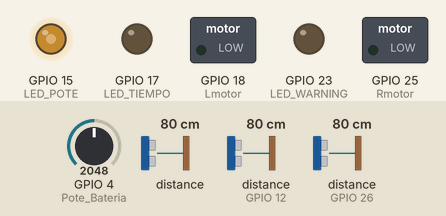
A sketch run on a simulated ESP32. Parts: switched loads named in the sketch (green lamp = pin HIGH), output pins drawn as LEDs (lit = HIGH). Wiring (inferred from the names in the program): 2 × ultrasonic range finder: trigger GPIO 14, echo GPIO 12 / trigger GPIO 27, echo GPIO 26. The inputs (shaded band) are chosen by the test bench; at power-on: distance to the obstacle 80 cm, GPIO 4 (Pote_Bateria) = 2048, distance to the obstacle (sensors on GPIO 12, GPIO 26) 80 cm. The echo pulse lasts 58.3 µs per cm; random numbers use the default seed unless the sketch sets one; nothing arrives over Bluetooth unless stated; pins used as bus, display or sensor lines are not drawn; what the sketch prints to the serial monitor is not drawn.

Above: at 1.8 s.
1.9 s: distance to the obstacle (sensor 0) set to 55 cm
3.5 s: distance to the obstacle (sensor 0) set to 47 cm
At 5.3 s:
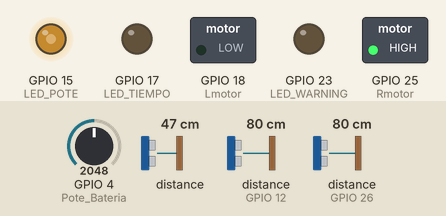
5.7 s: GPIO 4 (Pote_Bateria) set to 2866
At 6.7 s:
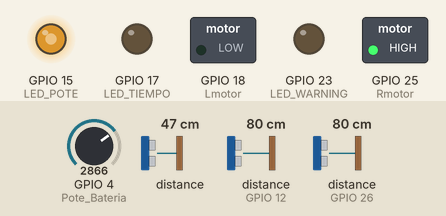
7.2 s: GPIO 4 (Pote_Bateria) set to 3972
At 7.6 s:
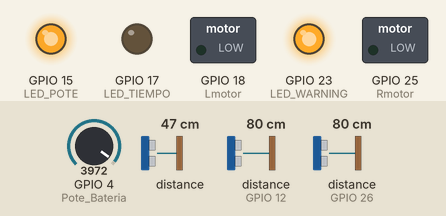
10.2 s: distance to the obstacle (sensor 0) set to 65 cm
11.7 s: distance to the obstacle (sensor 0) set to 73 cm
At 13.2 s:
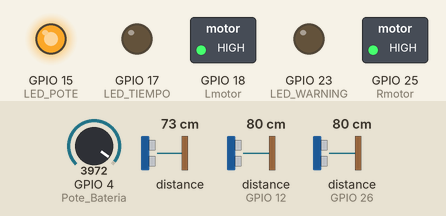
Timing chart, 0 to 14.3 s (numbered marks = the images above; inputs shaded):
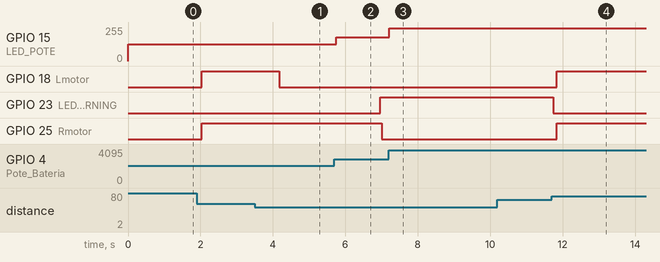

The sketch:

Proyecto_Final.ino
```cpp
#if CONFIG_FREERTOS_UNICORE
  static const BaseType_t app_cpu = 0;
#else
  static const BaseType_t app_cpu = 1;
#endif

// Librerias
#include "Adafruit_VL53L0X.h"
#include "BluetoothSerial.h"

// Pines para motores
int Rmotor = 25;
int Lmotor = 18;

// Pin de Led para indicar que no se encontro salida
int LED_WARNING = 23;
int LED_TIEMPO=17;
// Pin de led con PWM proporcional al nivel de bateria del potenciometro
int LED_POTE = 15;        //Led de PWM de bateria

// Pin para potenciometro que establece el tiempo
int Pote_Tiempo = 2;
int Pote_Bateria = 4;

// Pines para ultrasonicos
int triggerD=27;
int echoD=26;
int triggerI=14;
int echoI=12;

// Limite frontal y lateral
int lim_frontal = 50;
int lim_lateral = 300;

// Limite de giro en delays
int del_lim_max = 80; // delay maximo
int del_lim_min = 1; // delay minimo

// Contador de giro
int contador_giro = 0;


// setting PWM properties
const int freq = 5000;
const int ledChannel = 0;
const int resolution = 8;
int valorPote;
int valorPWM;

//Variable de Tiempo de funcionamiento
static int Tiempo;
static int extra;

//Variable para Paro del Sistema
int Paro=0;
int Estado=0;
//Variable de Sensores
// El indice 0 es para el sensor Vl053x
// El indice 1 para el ultrasonico derecho
// El indice 2 para el izuqierdo
// El indice 3 para el potenciometro
static float Sensores[]={0,0,0};
int D=10;
// Tiempos para adquirir datos de sensores ultrasonicos
int tiempoD;
int tiempoI;

// Semaforos par avanzar y girar
static SemaphoreHandle_t xSemaphore1,xSemaphore2, xSemaphore3;
//Timer Interrupcion
static TimerHandle_t one_shot_timer = NULL;
// Sensor VL053XL
Adafruit_VL53L0X lox = Adafruit_VL53L0X();

// Bluetooth
String device_name = "ESP32-RTOS";

#if !defined(CONFIG_BT_ENABLED) || !defined(CONFIG_BLUEDROID_ENABLED)
#error Bluetooth is not enabled! Please run make menuconfig to and enable it
#endif

#if !defined(CONFIG_BT_SPP_ENABLED)
#error Serial Bluetooth not available or not enabled. It is only available for the ESP32 chip.
#endif

BluetoothSerial SerialBT;


//Funciones de recepcion de señales de ultrasonicos
float* Distancias(){
  // Ultrasonico derecho
  digitalWrite(triggerD,HIGH);
  delay(1);
  digitalWrite(triggerD,LOW);
  tiempoD= pulseIn(echoD,HIGH);
  tiempoD=map(tiempoD, 0, 3047, 0, 80);
  Sensores[1]=tiempoD/58.2;

  // Ultrasonico izquierdo
  digitalWrite(triggerI,HIGH);
  delay(1);
  digitalWrite(triggerI,LOW);
  tiempoI= pulseIn(echoI,HIGH);
  tiempoI=map(tiempoI, 0, 3047, 0, 80);
  Sensores[2]=tiempoI/58.2;

  return Sensores;
}

//Funcion para interupcion del timer
void myTimerCallback(TimerHandle_t xTimer) {

  // Timer one shot
  if ((uint32_t)pvTimerGetTimerID(xTimer) == 0) {
    //Serial.println("Timer One-shot desbordado");
    Paro=5;
    SerialBT.println("----------");
    SerialBT.println("----------");
    SerialBT.print("Suspendido");
    SerialBT.println("----------");
    SerialBT.println("----------");
    digitalWrite(Rmotor, LOW);
    digitalWrite(Lmotor, LOW);
    digitalWrite(LED_TIEMPO, HIGH);
  }
}

void AVANZAR(void*parameter){
  while(1){
    // Hacer take de semaforo 1
    xSemaphoreTake(xSemaphore1, portMAX_DELAY);
    // Variable donde se almacenan las distancias
    float *distanceX = Distancias();
      D=(lox.readRange())/10;
    if(D > lim_frontal) // si la distancia es mayor al limite frontal
    {
      Estado=1;
      // Avanzar recto
      digitalWrite(Rmotor, HIGH);
      digitalWrite(Lmotor, HIGH);
      if (Paro>1){
        digitalWrite(Rmotor, LOW);
        digitalWrite(Lmotor, LOW);
      }
      xSemaphoreGive(xSemaphore1);
    }
    else
    {
      // Sino hacer give del semaforo 2 para pasar a la funcion de GIRAR
      xSemaphoreGive(xSemaphore2);
    }

  }
}

void GIRAR(void*parameter){
  while(1){
    // Hacer take de semaforo 2 procedente de AVANZAR
    xSemaphoreTake(xSemaphore2, portMAX_DELAY);
    // Variable donde se almacenan las distancias
    float *distanceX = Distancias();
    // Girar
    digitalWrite(Rmotor, HIGH);
    digitalWrite(Lmotor, LOW);
    if (Paro>1){
      digitalWrite(Rmotor, LOW);
      digitalWrite(Lmotor, LOW);
    }
    // Definicion limites de delay para funcion random considerando las distancias de los ultrasonicos

    if(distanceX[1] < lim_lateral && distanceX[2] < lim_lateral)
    {
      del_lim_min = 20;
      del_lim_max = 60;
    }
    if(distanceX[1] < lim_lateral){ // Limites si hay algo a la derecha
      del_lim_min = 20;
      del_lim_max = 80;
    }

    if(distanceX[2] < lim_lateral){ // Limites si hay algo a la izquieda
      del_lim_min = 10;
      del_lim_max = 60;
    }

    // Aplicacion de delay basado en un numero aleatorio teniendo en cuenta los limites antes espceificados
    vTaskDelay((random(del_lim_min, del_lim_max)) / portTICK_PERIOD_MS);

    // Aumento en uno del contador de giros
    contador_giro = contador_giro + 1;

    // Si el contador de giros
    if(contador_giro < 10){
      D=(lox.readRange())/10;
      // Si la distancia es mayor al limte frontal que regrese a la funcion AVANZAR
      if(D > lim_frontal)
      {
        contador_giro = 0;
        xSemaphoreGive(xSemaphore1);
      }
      else
      {
        xSemaphoreGive(xSemaphore2);
      }
    }
    else  // Si se supera el numero de giros se hace give del semaforo 3 que conduce a la funcion SLEEP
    {
      contador_giro = 0;
      xSemaphoreGive(xSemaphore3);
    }
  }
}

// Tarea que se ejecuta cuando no hay salida
void SLEEP(void*parameter){
  while(1){
    // Hacer take de semaforo 3 procedente de GIRAR
    xSemaphoreTake(xSemaphore3, portMAX_DELAY);

    digitalWrite(LED_WARNING, HIGH);
    vTaskDelay(50/ portTICK_PERIOD_MS);

    digitalWrite(Rmotor, LOW);
    digitalWrite(Lmotor, LOW);        //Apagamos los mototes

    D=(lox.readRange())/10;
    if(D > 20+lim_frontal) // Se hace give al semaforo 1 de la tarea AVANZAR
    {
      digitalWrite(LED_WARNING, LOW);
      vTaskDelay(50 / portTICK_PERIOD_MS);

      xSemaphoreGive(xSemaphore1);
    }else{
      xSemaphoreGive(xSemaphore3);
    }
  }
}
void SEND(void*parameter){
  while(1){
    // Variable donde se almacenan las distancias
    float *distanceX = Distancias();

    // Envio de datos por Bluetooth
    SerialBT.print("Distancia frontal: ");
    SerialBT.println(D);
    SerialBT.print("Distancia lateral derecha: ");
    SerialBT.println(distanceX[1]);
    SerialBT.print("Distancia lateral izquierda: ");
    SerialBT.println(distanceX[2]);
    SerialBT.print("Nivel de bateria: ");
    SerialBT.println(analogRead(Pote_Bateria));
    SerialBT.print("Tiempo: ");
    SerialBT.println(Tiempo/1000);
    SerialBT.println("----------");
    SerialBT.println("----------");

    // Delay para que no se mande tan seguido
    vTaskDelay((50) / portTICK_PERIOD_MS);

    if(Paro>1){
      vTaskSuspend(NULL);
    }
  }
}

// Tarea para mandar PWM al LED proporcional al nivel de bateria del potenciometro
void LED_Bateria(void*parameter){
  while(1){
  valorPote=analogRead(Pote_Bateria);
  valorPWM = map(valorPote, 0, 4095, 0, 255);
  ledcWrite(ledChannel, valorPWM);
  vTaskDelay(50 / portTICK_PERIOD_MS);

    if(Paro>1){
      vTaskSuspend(NULL);
    }
  }
}


void setup() {

  Serial.begin(115200);

  //Comunicacion Bluetooth
  SerialBT.begin(device_name); //Bluetooth device name
  Serial.printf("The device with name \"%s\" is started.\nNow you can pair it with Bluetooth!\n", device_name.c_str());


  // Para sensor VL053X
  if (!lox.begin()) {
    Serial.println(F("Failed to boot VL53L0X"));
    while(1);
  }
    // power
  //Serial.println(F("VL53L0X API Continuous Ranging example\n\n"));

  lox.startRangeContinuous();

  //Configuracion del Pin de LED_PWM
  ledcSetup(ledChannel, freq, resolution);

  // attach the channel to the GPIO to be controlled
  ledcAttachPin(LED_POTE, ledChannel);
  extra=map(analogRead(Pote_Tiempo), 0, 4095, 0, 240000);
  Tiempo=60000+extra;


  // Ultrasonicos
  //Ultra derecho
  pinMode(triggerD,OUTPUT);
  pinMode(echoD,INPUT);
  ////Ultra izquierdo
  pinMode(triggerI,OUTPUT);
  pinMode(echoI,INPUT);

  pinMode(Rmotor, OUTPUT);
  pinMode(Lmotor, OUTPUT);

  SerialBT.println("----------");
  SerialBT.print("Tiempo: ");
  SerialBT.println(Tiempo);

  SerialBT.println("----------");

  // Led para indicar que no hay salida
  pinMode(LED_WARNING, OUTPUT);
  pinMode(LED_TIEMPO, OUTPUT);
  digitalWrite(LED_WARNING, LOW);
  digitalWrite(LED_TIEMPO, LOW);

  // Semaforos par avanzar y girar
  xSemaphore1 = xSemaphoreCreateBinary();
  xSemaphore2 = xSemaphoreCreateBinary();

  // Semaforo para ir a tarea SLEEP porque no encontro salida el carro
  xSemaphore3 = xSemaphoreCreateBinary();

  // Le damos el semaforo a AVANZAR inicialmente
  xSemaphoreGive(xSemaphore1);

      xTaskCreatePinnedToCore (
              AVANZAR,    // Funcion que se manda a llamar
              "Avanzar",    // El nombre de la tarea
              4096,           // Stack size
              NULL,           //
              1,              // Prioridades
              NULL,           //
              app_cpu);       //Core
  // put your setup code here, to run once:

        xTaskCreatePinnedToCore (
              GIRAR,    // Funcion que se manda a llamar
              "Girar",    // El nombre de la tarea
              4096,           // Stack size
              NULL,           //
              1,              // Prioridades
              NULL,           //
              app_cpu);       //Core
  // put your setup code here, to run once:

          xTaskCreatePinnedToCore (
              SLEEP,    // Funcion que se manda a llamar
              "Sleep",    // El nombre de la tarea
              4096,           // Stack size
              NULL,           //
              1,              // Prioridades
              NULL,           //
              app_cpu);       //Core
  // put your setup code here, to run once:

        xTaskCreatePinnedToCore (
              SEND,    // Funcion que se manda a llamar
              "Send",    // El nombre de la tarea
              4096,           // Stack size
              NULL,           //
              1,              // Prioridades
              NULL,           //
              app_cpu);       //Core
  // put your setup code here, to run once:

            xTaskCreatePinnedToCore (
              LED_Bateria,    // Funcion que se manda a llamar
              "LED_Bateria",    // El nombre de la tarea
              4096,           // Stack size
              NULL,           //
              1,              // Prioridades
              NULL,           //
              app_cpu);       //Core
  // put your setup code here, to run once:

  one_shot_timer = xTimerCreate(
                      "One-shot",
                      Tiempo / portTICK_PERIOD_MS,
                      pdFALSE,
                      (void *)0,
                      myTimerCallback);

  xTimerStart(one_shot_timer, portMAX_DELAY);
}

void loop() {
}
```

Measured:
- the behaviour switches between 51 and 50 cm on distance to the obstacle (sensor 0) (found by bisection; images 0 and 1)
- the behaviour switches between 70 and 71 cm on distance to the obstacle (sensor 0) (found by bisection; images 3 and 4)
- after the input at 3.5 s, GPIO 18 (Lmotor): HIGH → LOW after 0.68 s
- after the input at 5.7 s, GPIO 15 (LED_POTE): 127/255 → 177/255 after 0.05 s
- after the input at 7.2 s, GPIO 15 (LED_POTE): 177/255 → 246/255 at once
- after the input at 10.2 s, every drawn part: stays the same
- after the input at 11.7 s, GPIO 18 (Lmotor), GPIO 25 (Rmotor): LOW → HIGH after 0.14 s; GPIO 23 (LED_WARNING): HIGH → LOW at once
